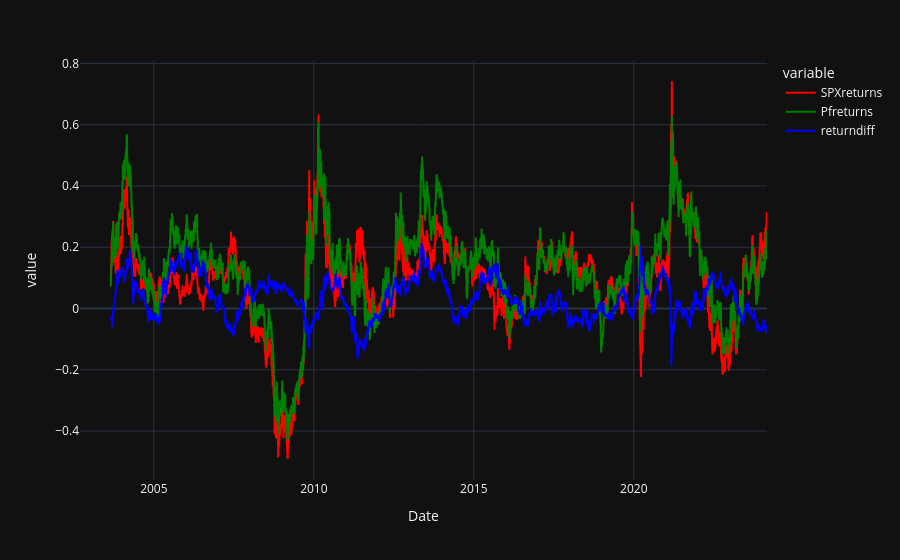

The notebook cell saved with this chart:
### Code cell
returns = final["Money"].pct_change().dropna()
returnsSPX= final["SPX"].pct_change().dropna()
window = 252
rolling_1y = (1 + returns).rolling(window).apply(np.prod, raw=True) - 1
rollingSPX=(1+returnsSPX).rolling(window).apply(np.prod, raw=True) -1
returndiff=rolling_1y-rollingSPX
plt.figure()
dfreturnslapping=pd.DataFrame({"Date":final["Date"].iloc[1::],"SPXreturns":rollingSPX,"Pfreturns":rolling_1y,"returndiff":returndiff})
fig = px.line(dfreturnslapping,x=dfreturnslapping["Date"], y=["SPXreturns","Pfreturns","returndiff"], color_discrete_map={"SPXreturns": "red","Pfreturns": "green","returndiff": "blue"})
fig.show()
print(returndiff.mean())

### Figure 1 — Plotly figure (JSON) as saved in the notebook; plotly's stock layout.template omitted (floating-point values rounded to 4 significant figures; data arrays with more than 128 entries replaced by an {"elided": "..."} marker saying what was removed)
{"data": [{"hovertemplate": "variable=SPXreturns<br>Date=%{x}<br>value=%{y}<extra></extra>", "legendgroup": "SPXreturns", "line": {"color": "red", "dash": "solid"}, "marker": {"symbol": "circle"}, "mode": "lines", "name": "SPXreturns", "showlegend": true, "x": {"elided": "5602 str values"}, "xaxis": "x", "y": {"elided": "5602 float values"}, "yaxis": "y", "type": "scattergl"}, {"hovertemplate": "variable=Pfreturns<br>Date=%{x}<br>value=%{y}<extra></extra>", "legendgroup": "Pfreturns", "line": {"color": "green", "dash": "solid"}, "marker": {"symbol": "circle"}, "mode": "lines", "name": "Pfreturns", "showlegend": true, "x": {"elided": "5602 str values"}, "xaxis": "x", "y": {"elided": "5602 float values"}, "yaxis": "y", "type": "scattergl"}, {"hovertemplate": "variable=returndiff<br>Date=%{x}<br>value=%{y}<extra></extra>", "legendgroup": "returndiff", "line": {"color": "blue", "dash": "solid"}, "marker": {"symbol": "circle"}, "mode": "lines", "name": "returndiff", "showlegend": true, "x": {"elided": "5602 str values"}, "xaxis": "x", "y": {"elided": "5602 float values"}, "yaxis": "y", "type": "scattergl"}], "layout": {"xaxis": {"anchor": "y", "domain": [0.0, 1.0], "title": {"text": "Date"}}, "yaxis": {"anchor": "x", "domain": [0.0, 1.0], "title": {"text": "value"}}, "legend": {"title": {"text": "variable"}, "tracegroupgap": 0}, "margin": {"t": 60}}}
